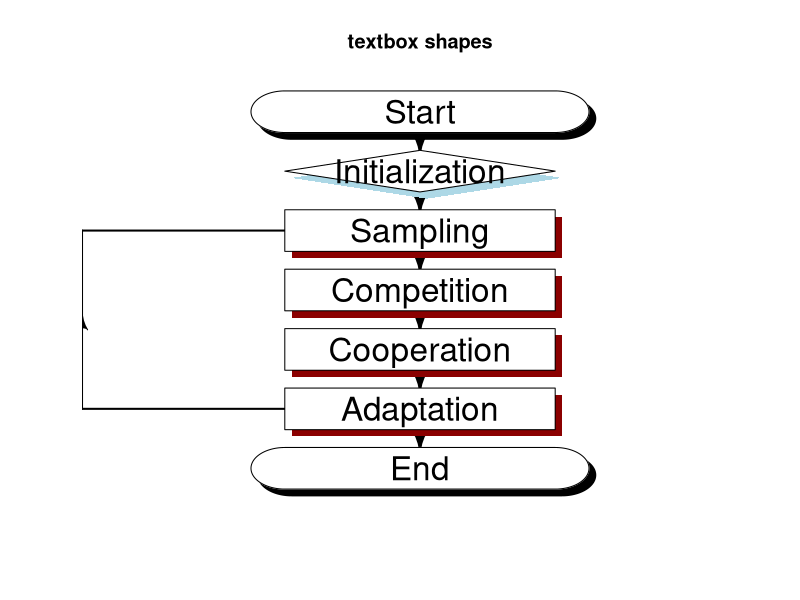
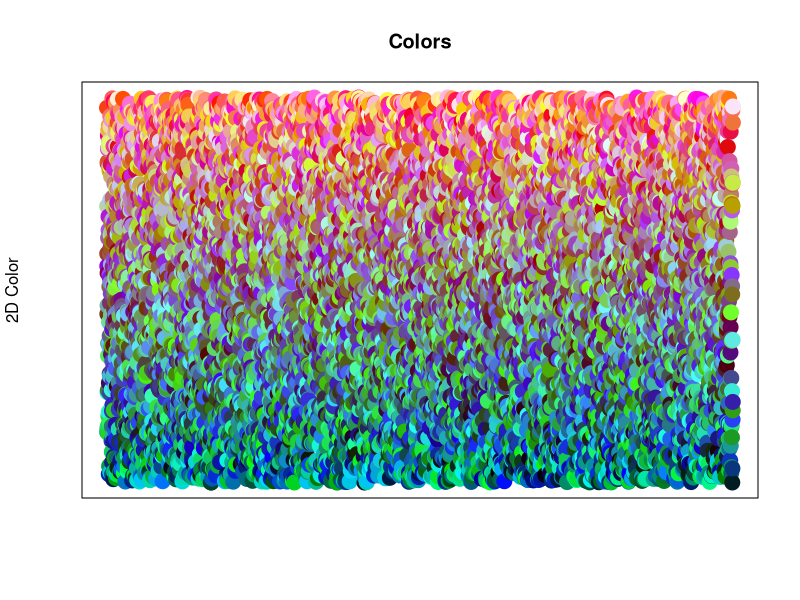
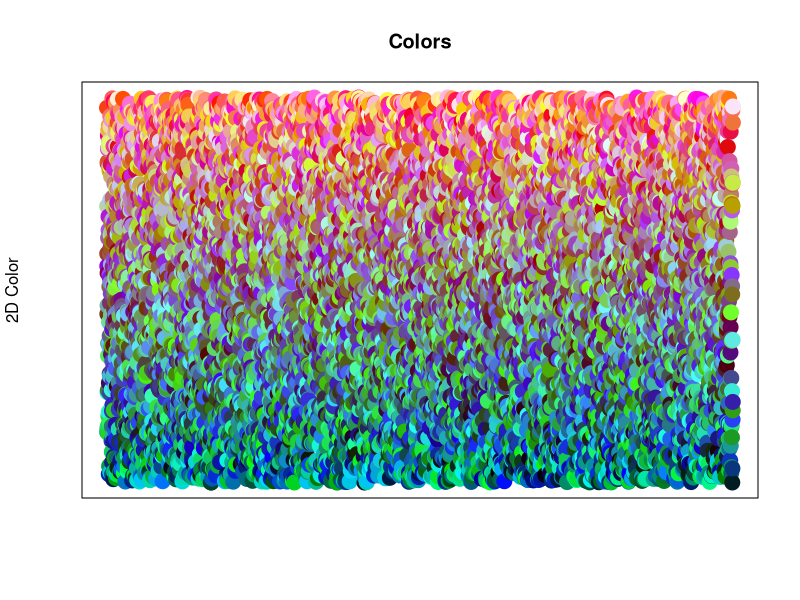
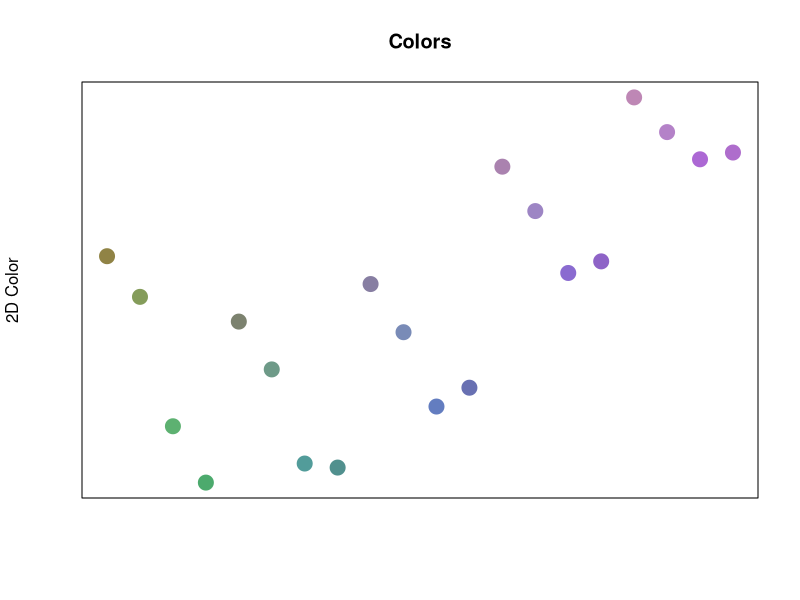

Here is the R script that generated these plots, in order:
## ---- chunk 1
#install.packages("DiagrammeR")
library(DiagrammeR)
#install.packages("diagram")
library(diagram)
## ---- chunk 2
library(DiagrammeR)


openplotmat(main = "textbox shapes")
 rx <- 0.2
 ry <- 0.05
pos <- coordinates(c(1,1,1,1,1,1,1 ), mx = -0.00001)
fromto <- matrix(ncol = 2, byrow = TRUE,  data = c(1, 2, 2, 3, 3,4,4,5,5,6,6,7))
nr <- nrow(fromto)

arrpos <- matrix(ncol = 2, nrow = nr) 
for (i in 1:nr)
{arrpos[i, ] <- straightarrow (to = pos[fromto[i, 2], ],
from = pos[fromto[i, 1], ],
lwd = 2, arr.pos = 0.6, arr.length = 0.5)
}
segmentarrow (from = pos[6, ], to = pos[3, ], lty = 1, lcol = 1)
textround(mid = pos[1,], radx = rx, rady = ry, lab = "Start", cex = 2, shadow.col = "black")
textdiamond(mid = pos[2,], radx = rx, rady = ry, lab = "Initialization", cex = 2, shadow.col = "lightblue")
textrect(mid = pos[3,], radx = rx, rady = ry, lab = "Sampling", cex = 2, shadow.col = "darkred")
textrect(mid = pos[4,], radx = rx, rady = ry, lab = "Competition", cex = 2, shadow.col = "darkred")
textrect(mid = pos[5,], radx = rx, rady = ry, lab = "Cooperation", cex = 2, shadow.col = "darkred")
textrect(mid = pos[6,], radx = rx, rady = ry, lab = "Adaptation", cex = 2, shadow.col = "darkred")
textround(mid = pos[7,], radx = rx, rady = ry, lab = "End", cex = 2, shadow.col = "black")



## ---- chunk 3
#Let's create a matrix of 10 rows and 5 columns
t <- matrix(runif(50, min=0, max=255), nrow = (10), ncol = 5)
t
## ---- chunk 4
i <- sample(t, 1, replace = F)
i
## ---- chunk 5

#Lets make a function to calculate euclidean distance.
euclidean <- function(a, b) sqrt(sum((a - b)^2))

#Let's run this on a sample input

euclidean(2,4)
## ---- chunk 6
# Defining a function to calculate the neighbourhood using the radius of neighbourhood and lateral distance.
neighbourhood <- function(distance,radius) exp(-(distance**2)/(2*(radius**2)))

# Calculating sample neighbourhood for lateral distance 2 and radius 4.
neighbourhood(2,4)
## ---- chunk 7

#Two functions for the decaying learning rate and sigma
decay_radius <- function (init_radius,i,time_constant) init_radius*exp(-i/time_constant)
decay_learning_rate <- function(init_learning_rate,i,n_iter) init_learning_rate* exp(-i/n_iter)

# Calculate radius of neighborhood at a time 4, with radius 3 and at the 4th iteration
decay_radius(4,4,3)

#Calculating the learning rate of model at the 3rd iteration out of a total of 100 iterations and initial learning rate of 0.1.
decay_learning_rate(0.1,3,100)

## ---- chunk 8

set.seed(11)
#### generate some RGB data ####
## select the number of random RGB vectors for training data
size_data <- 10000
## generate dataframe of random RGB vectors
n <- 3 #n is the number of input dimensions
sample <- as.data.frame(matrix(nrow = size_data, ncol = n))
colnames(sample) <- paste0("a" , 1:n)
for(i in 1:n) #iterating over columns
{  sample[,i]<- sample(0:255, size_data, replace = T) #RGB data of 10000 rows
}

View(sample)

# Change the data frame with training data to a matrix
# Also center and scale all variables to give them equal importance during
# the SOM training process. 
#data_train_matrix <- as.matrix(scale(sample))
data_train_matrix <- as.matrix(sample)
## ---- chunk 9

#Now lets initialize the weights of the neural network.
#Creating a p x q neural network.
p <- 5
q <- 4

weights_matrix <- matrix(runif(p*q*n, min=0, max=255), nrow = (p*q), ncol = n)

colnames(weights_matrix) <-  colnames(data_train_matrix)
## ---- chunk 10

#Lets make a function to calculate euclidean distance.
euclidean <- function(a, b) sqrt(sum((a - b)^2))

#As a part of competition process we need to find BMU. So let's create function to find BMU.

find_bmu <- function(random_input)
{
  
  min_dist=1000000
  min_index = 0
  
  for (i in 1:length(1:(p*q)))
  {
    if (euclidean(weights_matrix[i,],random_input) < min_dist)
    {
      min_dist <- euclidean(weights_matrix[i,],random_input)
      min_index <- i
    }
    
    
  }
  return(min_index)
  
}
## ---- chunk 11

#Defining the training parameters
n_iter=2000
init_learning_rate=0.1
init_radius=max(p,q)/2
time_constant=n_iter/log(init_radius)

#Three functions for the decaying learning rate, sigma and neighbourhood
decay_radius <- function (init_radius,i,time_constant) init_radius*exp(-i/time_constant)
decay_learning_rate <- function(init_learning_rate,i,n_iter) init_learning_rate* exp(-i/n_iter)
neighbourhood <- function(distance,radius) exp(-(distance**2)/(2*(radius**2)))

input_indices <- 1:size_data

for (i in 1:n_iter)
{
  
  #Randomly selecting input row from given dataset
  current_row_index <- sample(input_indices, 1, replace = F)
  random_input_row <- data_train_matrix[current_row_index,]
  
  r <- decay_radius(init_radius,i,time_constant)
  l <- decay_learning_rate(init_learning_rate,i,n_iter)
  bmu_idx <- find_bmu(random_input_row)
  bmu_row <- bmu_idx/q
  bmu_col <- bmu_idx%%q
  
  
  for (x in 1:p)
  {
    for (y in 1:q)
    {
      lateral_distance <- euclidean(c(x,y), c(bmu_row, bmu_col))
      neighbourhood_current <- neighbourhood(lateral_distance, r)
      old_weight <- weights_matrix[q*(x-1)+y,]
      new_weight <- old_weight + (l*neighbourhood_current*(random_input_row-old_weight))
      for(t in 1:n)
      {
      weights_matrix[q*(x-1)+y,t] <- as.numeric(new_weight[t])
      }
    
    }
  }
  
  
}


ddf<- as.data.frame(weights_matrix)


View(ddf)

## ---- chunk 12
colors <- sample
colnames(colors) <- c("red","green","blue")
colors$red <- as.numeric(colors$red)
colors$green <- as.numeric(colors$green)
colors$blue <- as.numeric(colors$blue)
colors$hex = rgb(colors$red, colors$blue, colors$green, maxColorValue = 255)

View(colors)

# Map each color to an x-coordinate for easy plotting.
colors2d <-sapply(1:nrow(colors), function(row) {
  color <- colors[row,]
  (color$red * 256 * 256) + (color$green * 256) + color$blue
})
colors$x <- colors2d


# Plot the colors - the more data, the more apparent the gradient will be.
plot(x=colors$x, col=colors$hex, pch=19, cex=2, main='Colors', xlab='', ylab='2D Color', yaxt='n', xaxt='n')

## ---- chunk 13
colors <- sample
colnames(colors) <- c("red","green","blue")
colors$red <- as.numeric(colors$red)
colors$green <- as.numeric(colors$green)
colors$blue <- as.numeric(colors$blue)
colors$hex = rgb(colors$red, colors$blue, colors$green, maxColorValue = 255)

View(colors)

# Map each color to an x-coordinate for easy plotting.
colors2d <-sapply(1:nrow(colors), function(row) {
  color <- colors[row,]
  (color$red * 256 * 256) + (color$green * 256) + color$blue
})
colors$x <- colors2d


# Plot the colors - the more data, the more apparent the gradient will be.
plot(x=colors$x, col=colors$hex, pch=19, cex=2, main='Colors', xlab='', ylab='2D Color', yaxt='n', xaxt='n')


## ---- chunk 14
colors <- ddf
colnames(colors) <- c("red","green","blue")
colors$red <- as.numeric(colors$red)
colors$green <- as.numeric(colors$green)
colors$blue <- as.numeric(colors$blue)
colors$hex = rgb(colors$red, colors$blue, colors$green, maxColorValue = 255)

View(colors)

# Map each color to an x-coordinate for easy plotting.
colors2d <-sapply(1:nrow(colors), function(row) {
  color <- colors[row,]
  (color$red * 256 * 256) + (color$green * 256) + color$blue
})
colors$x <- colors2d


# Plot the colors - the more data, the more apparent the gradient will be.
plot(x=colors$x, col=colors$hex, pch=19, cex=2, main='Colors', xlab='', ylab='2D Color', yaxt='n', xaxt='n')
